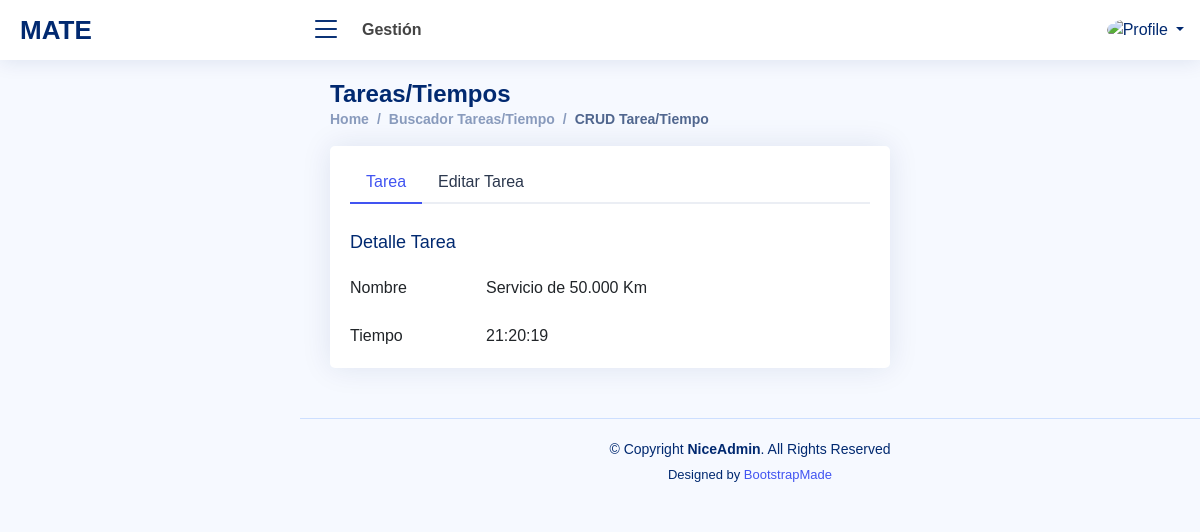
The page /crudtarea.php?idtarea=194&accion=M (signed in) on the database as committed earlier.
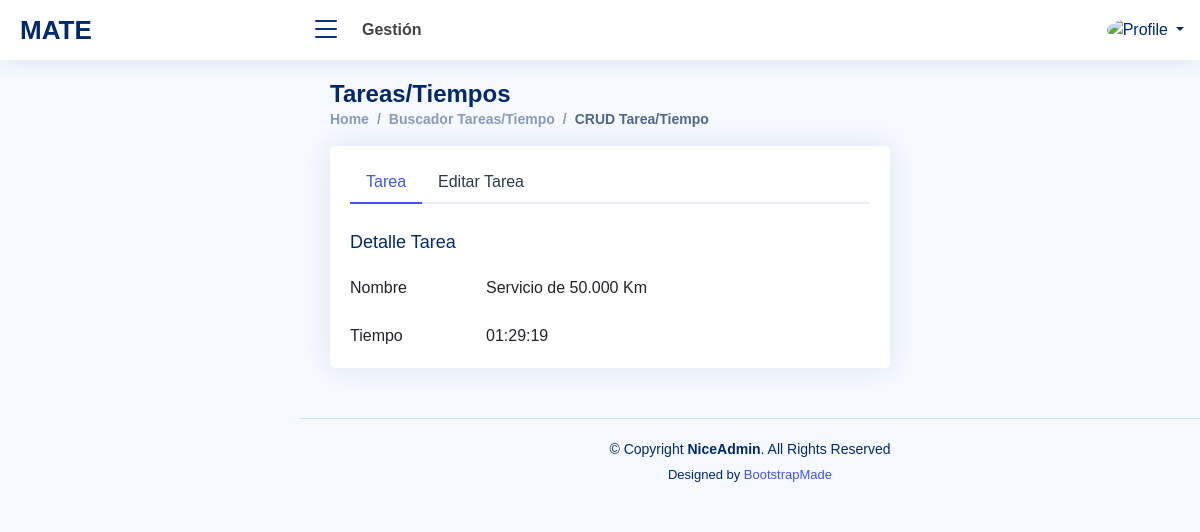
The same page on the database as committed later.
### tables this page shows
CREATE TABLE `tareas` (
  `idtarea` int(11) NOT NULL AUTO_INCREMENT,
  `descripciontarea` varchar(100) DEFAULT NULL,
  `tiempotarea` decimal(10,0) DEFAULT NULL,
  `accion` varchar(1) DEFAULT NULL,
  `idempleadoaccion` int(11) DEFAULT NULL,
  `fechaaccion` datetime DEFAULT NULL,
  PRIMARY KEY (`idtarea`)
);

### crudtarea.php (the view, shortened to what this page needs)
<?php
  if (isset($_SESSION['id']))
  {
    $tipousu=$_SESSION['tipo'];
    $foto=$_SESSION['foto'];
    $nombrecorto=$_SESSION['nombrecorto'];
    $txttarea="";
    $txttiempo="";
    if (isset($_GET['idtarea']))
    {
      $idtarea=$_GET["idtarea"];
      $accion=$_GET["accion"];
      if ($accion=="OKELI")
      {
          $sql = "SELECT a.`descripciontarea`,a.tiempotarea
                  FROM tareas a
                  WHERE a.idtarea=". $idtarea ." AND a.`accion`='B';";
          $accion="OK";
      }
      else
      {
          $sql = "SELECT a.`descripciontarea`,a.tiempotarea
                  FROM tareas a
                  WHERE a.idtarea=". $idtarea ." AND a.`accion`!='B';";
      }
      $con=conectar();
      $result = $con->query($sql);
      if (!$result)
      {
        die('Invalid query: ' . $mysqli->error);
      }
      else
      {
        while($row = mysqli_fetch_array($result))
        {
          $txttarea=$row['descripciontarea'];
          $txttiempo=date("H:i:s", $row['tiempotarea']);
        }
      }
    }
  }
  else
  {
    header('Location: index.php');
    exit;
  }
?>
<!DOCTYPE html>
<html lang="en">
<head>
  <link href="assets/font/Open_Sans.css" rel="stylesheet">
  <link href="assets/vendor/bootstrap/css/bootstrap.min.css" rel="stylesheet">
  <link href="assets/vendor/bootstrap-icons/bootstrap-icons.css" rel="stylesheet">
  <link href="assets/vendor/boxicons/css/boxicons.min.css" rel="stylesheet">
  <link href="assets/vendor/quill/quill.snow.css" rel="stylesheet">
  <link href="assets/vendor/quill/quill.bubble.css" rel="stylesheet">
  <link href="assets/vendor/remixicon/remixicon.css" rel="stylesheet">
  <link href="assets/vendor/simple-datatables/style.css" rel="stylesheet">
  <link href="assets/css/style.css" rel="stylesheet">
</head>
<body>
  <header id="header" class="header fixed-top d-flex align-items-center">
    <div class="d-flex align-items-center justify-content-between">
      <a href="index.html" class="logo d-flex align-items-center">
        <span class="d-none d-lg-block"><?php echo $_SESSION['nombreapp']; ?></span>
      </a>
      <i class="bi bi-list toggle-sidebar-btn"></i>
    </div>
    <div class="search-bar">
      <strong>Gestión</strong>
    </div>
    <nav class="header-nav ms-auto">
      <ul class="d-flex align-items-center">
        <li class="nav-item dropdown pe-3">
          <a class="nav-link nav-profile d-flex align-items-center pe-0" href="#" data-bs-toggle="dropdown">
          <img src="assets/img/<?php echo $foto; ?>" alt="Profile" class="rounded-circle">
          <span class="d-none d-md-block dropdown-toggle ps-2"><?php echo $nombrecorto; ?></span>
          </a>
        </li>
      </ul>
    </nav>
  </header>
  <main id="main" class="main">
    <div class="pagetitle">
      <h1>Tareas/Tiempos</h1>
      <nav>
        <ol class="breadcrumb">
          <li class="breadcrumb-item">
          <?php
            if (($tipousu=="Administración")||($tipousu=="Gerente")) echo "<a href='home.php'>Home</a>";
            else
            {
              echo "<a href='atenderordenes.php?ver=P'>Home</a>";
            }
          ?>
          </li>
          <li class="breadcrumb-item"><a href="buscadortareas.php">Buscador Tareas/Tiempo</a></li>
          <li class="breadcrumb-item active">CRUD Tarea/Tiempo</li>
        </ol>
      </nav>
    </div>
    <section class="section">
      <div class="row">
        <div class="col-lg-12">
          <div class="col-xl-8">
            <div class="card">
              <div class="card-body pt-3">
                <ul class="nav nav-tabs nav-tabs-bordered">
                  <li class="nav-item">
                    <button class="nav-link active" data-bs-toggle="tab" data-bs-target="#profile-overview">Tarea</button>
                  </li>
                  <li class="nav-item">
                    <button class="nav-link" data-bs-toggle="tab" data-bs-target="#profile-edit">Editar Tarea</button>
                  </li>
                </ul>
                <div class="tab-content pt-2">
                  <div class="tab-pane fade show active profile-overview" id="profile-overview">
                    <h5 class="card-title">Detalle Tarea</h5>
                    <div class="row">
                      <div class="col-lg-3 col-md-4 label ">Nombre</div>
                      <div class="col-lg-9 col-md-8"><?php echo $txttarea; ?></div>
                    </div>
                    <div class="row">
                      <div class="col-lg-3 col-md-4 label ">Tiempo</div>
                      <div class="col-lg-9 col-md-8"><?php echo $txttiempo; ?></div>
                    </div>
                  </div>
                </div>
              </div>
            </div>
          </div>
        </div>
      </div>
    </section>
  </main>
  <footer id="footer" class="footer">
    <div class="copyright">
      &copy; Copyright <strong><span>NiceAdmin</span></strong>. All Rights Reserved
    </div>
    <div class="credits">
      Designed by <a href="https://bootstrapmade.com/">BootstrapMade</a>
    </div>
  </footer>
</body>
</html>

Rows that differ between the two databases and show on the page:
changed tareas "Servicio de 50.000 Km": tiempotarea "21:20:19" → "01:29:19"
